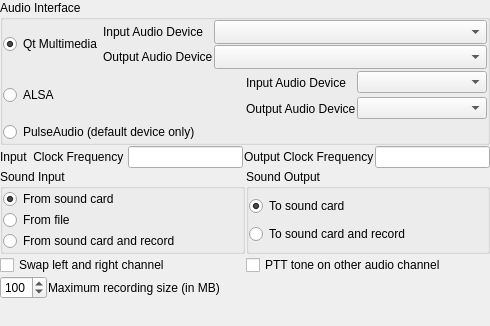
<?xml version="1.0" encoding="UTF-8"?>
<ui version="4.0">
 <class>soundConfig</class>
 <widget class="QWidget" name="soundConfig">
  <property name="geometry">
   <rect>
    <x>0</x>
    <y>0</y>
    <width>490</width>
    <height>326</height>
   </rect>
  </property>
  <property name="windowTitle">
   <string>Form</string>
  </property>
  <layout class="QVBoxLayout" name="verticalLayout_4">
   <property name="spacing">
    <number>1</number>
   </property>
   <property name="leftMargin">
    <number>0</number>
   </property>
   <property name="topMargin">
    <number>0</number>
   </property>
   <property name="rightMargin">
    <number>0</number>
   </property>
   <property name="bottomMargin">
    <number>0</number>
   </property>
   <item>
    <widget class="QGroupBox" name="groupBox_3">
     <property name="title">
      <string>Audio Interface</string>
     </property>
     <layout class="QVBoxLayout" name="verticalLayout_3">
      <property name="spacing">
       <number>1</number>
      </property>
      <property name="leftMargin">
       <number>0</number>
      </property>
      <property name="topMargin">
       <number>0</number>
      </property>
      <property name="rightMargin">
       <number>0</number>
      </property>
      <property name="bottomMargin">
       <number>0</number>
      </property>
      <item>
       <layout class="QHBoxLayout" name="horizontalLayout_qt">
        <item>
         <widget class="QRadioButton" name="qtAudioRadioButton">
          <property name="toolTip">
           <string>Qt Multimedia (PipeWire / PulseAudio): select individual input and output devices</string>
          </property>
          <property name="text">
           <string>Qt Multimedia</string>
          </property>
          <property name="checked">
           <bool>true</bool>
          </property>
         </widget>
        </item>
        <item>
         <layout class="QGridLayout" name="gridLayout_qt">
          <property name="verticalSpacing">
           <number>1</number>
          </property>
          <item row="0" column="0">
           <widget class="QLabel" name="qtInputLabel">
            <property name="text">
             <string>Input Audio Device</string>
            </property>
           </widget>
          </item>
          <item row="0" column="1">
           <widget class="QComboBox" name="qtInputComboBox">
            <property name="sizePolicy">
             <sizepolicy hsizetype="Expanding" vsizetype="Fixed">
              <horstretch>0</horstretch>
              <verstretch>0</verstretch>
             </sizepolicy>
            </property>
            <property name="sizeAdjustPolicy">
             <enum>QComboBox::AdjustToMinimumContentsLengthWithIcon</enum>
            </property>
            <property name="minimumContentsLength">
             <number>20</number>
            </property>
           </widget>
          </item>
          <item row="1" column="0">
           <widget class="QLabel" name="qtOutputLabel">
            <property name="text">
             <string>Output Audio Device</string>
            </property>
           </widget>
          </item>
          <item row="1" column="1">
           <widget class="QComboBox" name="qtOutputComboBox">
            <property name="sizePolicy">
             <sizepolicy hsizetype="Expanding" vsizetype="Fixed">
              <horstretch>0</horstretch>
              <verstretch>0</verstretch>
             </sizepolicy>
            </property>
            <property name="sizeAdjustPolicy">
             <enum>QComboBox::AdjustToMinimumContentsLengthWithIcon</enum>
            </property>
            <property name="minimumContentsLength">
             <number>20</number>
            </property>
           </widget>
          </item>
         </layout>
        </item>
       </layout>
      </item>
      <item>
       <layout class="QHBoxLayout" name="horizontalLayout_4">
        <item>
         <widget class="QRadioButton" name="alsaRadioButton">
          <property name="text">
           <string>ALSA</string>
          </property>
         </widget>
        </item>
        <item>
         <layout class="QGridLayout" name="gridLayout_2">
          <property name="verticalSpacing">
           <number>1</number>
          </property>
          <item row="0" column="0">
           <widget class="QLabel" name="inputAudioDeviceLabel">
            <property name="sizePolicy">
             <sizepolicy hsizetype="Fixed" vsizetype="Fixed">
              <horstretch>0</horstretch>
              <verstretch>0</verstretch>
             </sizepolicy>
            </property>
            <property name="minimumSize">
             <size>
              <width>0</width>
              <height>25</height>
             </size>
            </property>
            <property name="text">
             <string>Input Audio Device</string>
            </property>
            <property name="wordWrap">
             <bool>false</bool>
            </property>
           </widget>
          </item>
          <item row="0" column="1">
           <widget class="QComboBox" name="inputPCMNameComboBox"/>
          </item>
          <item row="1" column="0">
           <widget class="QLabel" name="outputAudioDeviceLabel">
            <property name="sizePolicy">
             <sizepolicy hsizetype="Fixed" vsizetype="Fixed">
              <horstretch>0</horstretch>
              <verstretch>0</verstretch>
             </sizepolicy>
            </property>
            <property name="minimumSize">
             <size>
              <width>0</width>
              <height>25</height>
             </size>
            </property>
            <property name="text">
             <string>Output Audio Device</string>
            </property>
            <property name="wordWrap">
             <bool>false</bool>
            </property>
           </widget>
          </item>
          <item row="1" column="1">
           <widget class="QComboBox" name="outputPCMNameComboBox"/>
          </item>
         </layout>
        </item>
       </layout>
      </item>
      <item>
       <widget class="QRadioButton" name="pulseRadioButton">
        <property name="text">
         <string>PulseAudio (default device only)</string>
        </property>
       </widget>
      </item>
     </layout>
    </widget>
   </item>
   <item>
    <layout class="QHBoxLayout" name="horizontalLayout_2">
     <item>
      <widget class="QLabel" name="inputClockLabel">
       <property name="sizePolicy">
        <sizepolicy hsizetype="Preferred" vsizetype="Preferred">
         <horstretch>0</horstretch>
         <verstretch>0</verstretch>
        </sizepolicy>
       </property>
       <property name="minimumSize">
        <size>
         <width>0</width>
         <height>0</height>
        </size>
       </property>
       <property name="text">
        <string>Input  Clock Frequency </string>
       </property>
       <property name="wordWrap">
        <bool>false</bool>
       </property>
      </widget>
     </item>
     <item>
      <widget class="QLineEdit" name="inputClockLineEdit"/>
     </item>
     <item>
      <widget class="QLabel" name="outputClockLabel">
       <property name="sizePolicy">
        <sizepolicy hsizetype="Preferred" vsizetype="Preferred">
         <horstretch>0</horstretch>
         <verstretch>0</verstretch>
        </sizepolicy>
       </property>
       <property name="minimumSize">
        <size>
         <width>0</width>
         <height>0</height>
        </size>
       </property>
       <property name="text">
        <string>Output Clock Frequency</string>
       </property>
       <property name="wordWrap">
        <bool>false</bool>
       </property>
      </widget>
     </item>
     <item>
      <widget class="QLineEdit" name="outputClockLineEdit"/>
     </item>
    </layout>
   </item>
   <item>
    <layout class="QHBoxLayout" name="horizontalLayout">
     <item>
      <widget class="QGroupBox" name="groupBox">
       <property name="title">
        <string>Sound Input</string>
       </property>
       <layout class="QVBoxLayout" name="verticalLayout">
        <property name="spacing">
         <number>1</number>
        </property>
        <property name="leftMargin">
         <number>0</number>
        </property>
        <property name="topMargin">
         <number>0</number>
        </property>
        <property name="rightMargin">
         <number>0</number>
        </property>
        <property name="bottomMargin">
         <number>0</number>
        </property>
        <item>
         <widget class="QRadioButton" name="inFromCard">
          <property name="text">
           <string>From sound card</string>
          </property>
          <property name="checked">
           <bool>true</bool>
          </property>
         </widget>
        </item>
        <item>
         <widget class="QRadioButton" name="inFromFile">
          <property name="text">
           <string>From file</string>
          </property>
         </widget>
        </item>
        <item>
         <widget class="QRadioButton" name="inRecordFromCard">
          <property name="text">
           <string>From sound card and record</string>
          </property>
         </widget>
        </item>
       </layout>
      </widget>
     </item>
     <item>
      <widget class="QGroupBox" name="groupBox_2">
       <property name="title">
        <string>Sound Output</string>
       </property>
       <layout class="QVBoxLayout" name="verticalLayout_2">
        <property name="spacing">
         <number>1</number>
        </property>
        <property name="leftMargin">
         <number>0</number>
        </property>
        <property name="topMargin">
         <number>0</number>
        </property>
        <property name="rightMargin">
         <number>0</number>
        </property>
        <property name="bottomMargin">
         <number>0</number>
        </property>
        <item>
         <widget class="QRadioButton" name="outToCard">
          <property name="text">
           <string>To sound card</string>
          </property>
          <property name="checked">
           <bool>true</bool>
          </property>
         </widget>
        </item>
        <item>
         <widget class="QRadioButton" name="outRecord">
          <property name="text">
           <string>To sound card and record</string>
          </property>
         </widget>
        </item>
       </layout>
      </widget>
     </item>
    </layout>
   </item>
   <item>
    <layout class="QHBoxLayout" name="horizontalLayout_5">
     <item>
      <widget class="QCheckBox" name="swapChannelCheckBox">
       <property name="text">
        <string>Swap left and right channel</string>
       </property>
      </widget>
     </item>
     <item>
      <widget class="QCheckBox" name="pttToneCheckBox">
       <property name="text">
        <string>PTT tone on other audio channel</string>
       </property>
      </widget>
     </item>
    </layout>
   </item>
   <item>
    <layout class="QHBoxLayout" name="_5">
     <item>
      <widget class="QSpinBox" name="mbSpinBox">
       <property name="minimum">
        <number>1</number>
       </property>
       <property name="maximum">
        <number>999</number>
       </property>
       <property name="singleStep">
        <number>5</number>
       </property>
       <property name="value">
        <number>100</number>
       </property>
      </widget>
     </item>
     <item>
      <widget class="QLabel" name="textLabel1">
       <property name="text">
        <string>Maximum recording size (in MB)</string>
       </property>
       <property name="wordWrap">
        <bool>false</bool>
       </property>
      </widget>
     </item>
     <item>
      <spacer name="hspacer">
       <property name="orientation">
        <enum>Qt::Horizontal</enum>
       </property>
       <property name="sizeType">
        <enum>QSizePolicy::Expanding</enum>
       </property>
       <property name="sizeHint" stdset="0">
        <size>
         <width>51</width>
         <height>20</height>
        </size>
       </property>
      </spacer>
     </item>
    </layout>
   </item>
   <item>
    <spacer name="verticalSpacer">
     <property name="orientation">
      <enum>Qt::Vertical</enum>
     </property>
     <property name="sizeHint" stdset="0">
      <size>
       <width>20</width>
       <height>25</height>
      </size>
     </property>
    </spacer>
   </item>
  </layout>
 </widget>
 <resources/>
 <connections/>
</ui>
